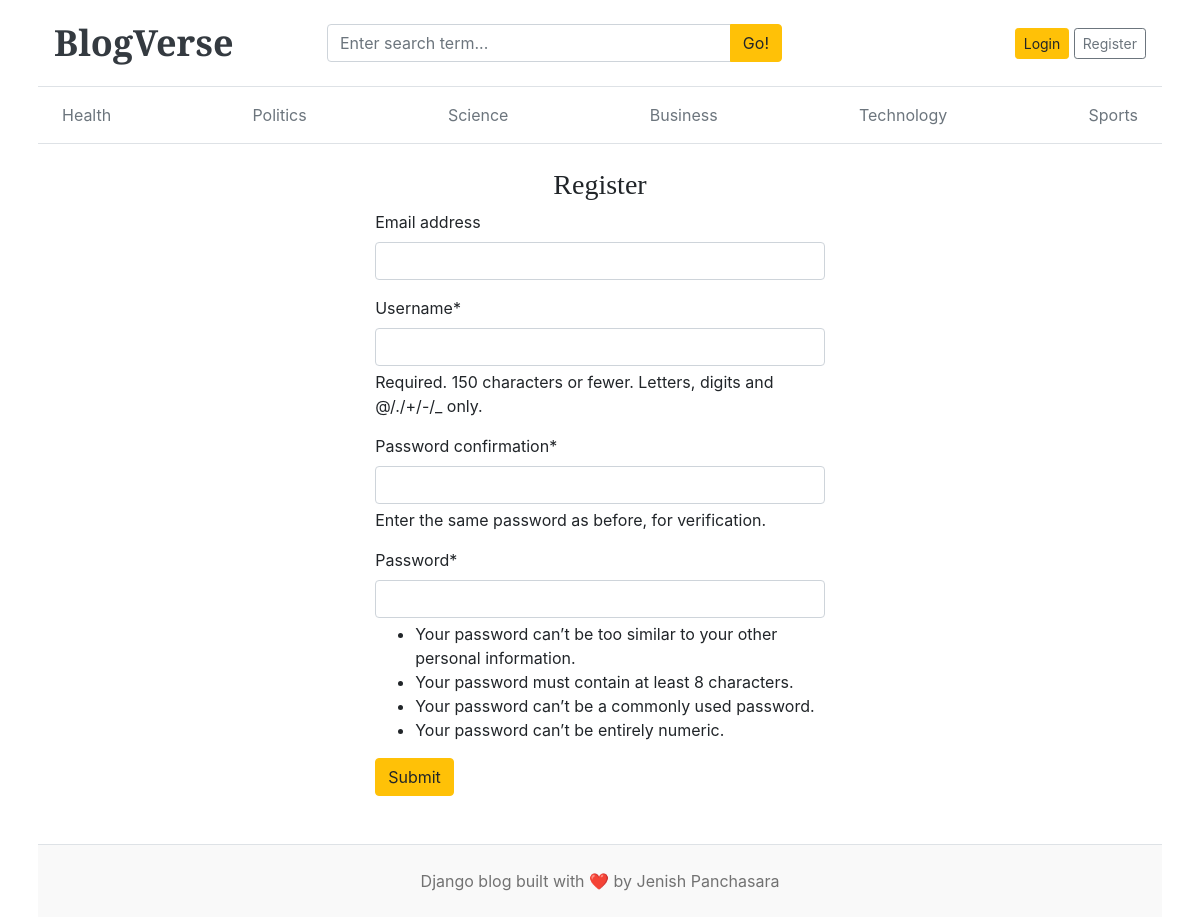
Screenshot of /register/ with the database file from the repository.
### app/models.py (models this page shows, shortened)
class Category(models.Model):
    category_name = models.CharField(max_length=50,unique=True)
    created_at = models.DateTimeField(auto_now_add=True)
    updated_at = models.DateTimeField(auto_now=True)
    class Meta:
        verbose_name_plural = 'categories'

### blog_main/views.py (the view)
# urls.py: path('register/', views.register, name='register'),
def register(request):
    if request.method == "POST":
        form = RegistrationForm(request.POST)
        if form.is_valid():
            form.save()
            return redirect('login')
        else:
            print(form.errors)
    else:
        form = RegistrationForm()
    context = {
        'form': form,
    }
    return render(request, 'register.html', context)

### blog_main/forms.py
class RegistrationForm(UserCreationForm):
    class Meta:
        model = User
        fields = ('email','username','password2','password2')

### app/context_processors.py (called while the page is built)
def get_categories(request):
    categories = Category.objects.all().order_by('-created_at')
    return dict(categories=categories)

def get_social_links(request):
    social_links = SocialLinks.objects.all()
    return dict(social_links=social_links)

### templates/register.html (shortened to what this page needs)
{% extends "base.html" %}
{% block content %}
{% load crispy_forms_tags %}
<h3 class="text-center ">Register</h3>
<form action="{% url 'register' %}" method="POST" style="width: 40%; margin:auto;">
    {{ form | crispy }}
    <button class="btn btn-warning " type="submit">Submit</button>
</form>
{% endblock %}

### templates/base.html (shortened to what this page needs)
{% load static %}
<!DOCTYPE html>
<html lang="en">
  <head>
    <link
      href="https://getbootstrap.com/docs/4.0/dist/css/bootstrap.min.css"
      rel="stylesheet"
    />
    <link href="{% static 'css/blog.css' %}" rel="stylesheet" />
    <link rel="stylesheet" href="https://cdnjs.cloudflare.com/ajax/libs/font-awesome/4.7.0/css/font-awesome.min.css">
  </head>
  <body>
    <div class="container px-3 px-md-4 px-lg-2">
      <header class="blog-header px-3 py-3 border-bottom bg-white">
        <div class="row align-items-center no-gutters">
          <div class="col-md-3">
            <a class="blog-header-logo text-dark font-weight-bold" href="/">
              BlogVerse
            </a>
          </div>
          <div class="col-md-5">
            <form action="{% url 'search' %}" method="GET">
              <div class="input-group">
                <input
                  class="form-control"
                  type="text"
                  name="keyword"
                  placeholder="Enter search term..."
                  value = {{ keyword }}
                >
                <div class="input-group-append">
                  <button class="btn btn-warning" type="submit">Go!</button>
                </div>
              </div>
            </form>
          </div>
          <div class="col-4 d-flex justify-content-end align-items-center">
              {% if not user.is_authenticated %}
                  <a class="btn btn-sm btn-warning" href="{% url 'login' %}">Login</a> &nbsp;
                  <a class="btn btn-sm btn-outline-secondary" href="{% url 'register' %}">Register</a>
              {% endif %}
          </div>
      </header>
      <div class="nav-scroller px-3 py-2 mb-4 border-bottom">
        <nav class="nav d-flex justify-content-between">
          {% for cat in categories %}
            <a
              class="p-2 text-muted"
              href="{% url 'posts_by_category' cat.id %}"
            >
              {{ cat.category_name }}
            </a>
          {% endfor %}
        </nav>
      </div>
      {% block content %}
      {% endblock %}
      <footer class="blog-footer text-center py-4 mt-5 border-top">
        <p class="mb-0">
          Django blog built with ❤️ by
          <span>Jenish Panchasara</span>
        </p>
      </footer>
    </div>
  </body>
</html>

### blog_main/static/css/blog.css (style rules this page uses)
.blog-header { border-bottom: 1px solid #e5e5e5; }
.blog-header-logo { font-family: "Playfair Display", Georgia, "Times New Roman", serif; font-size: 2.25rem; }
h1, h2, h3, h4, h5, h6 { font-family: "Playfair Display", Georgia, "Times New Roman", serif; }
.blog-footer { padding: 2.5rem 0; color: #727272; text-align: center; background-color: #f9f9f9; border-top: .05rem solid #e5e5e5; }
.blog-footer p:last-child { margin-bottom: 0; }

### rows the page displays
Category: category_name "Health"
Category: category_name "Politics"
Category: category_name "Science"
Category: category_name "Business"
Category: category_name "Technology"
Category: category_name "Sports"
